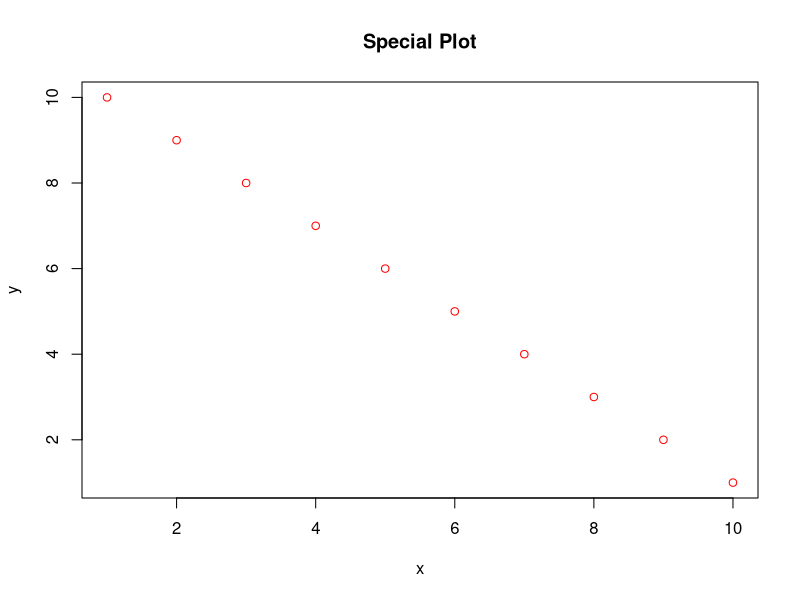

Write the R code that produced this figure.

flexible_plot <- function (x, y, ...) {
  plot(x, y, ...)
}

flexible_plot(1:10, 10:1, col = "red", main = "Special Plot")
